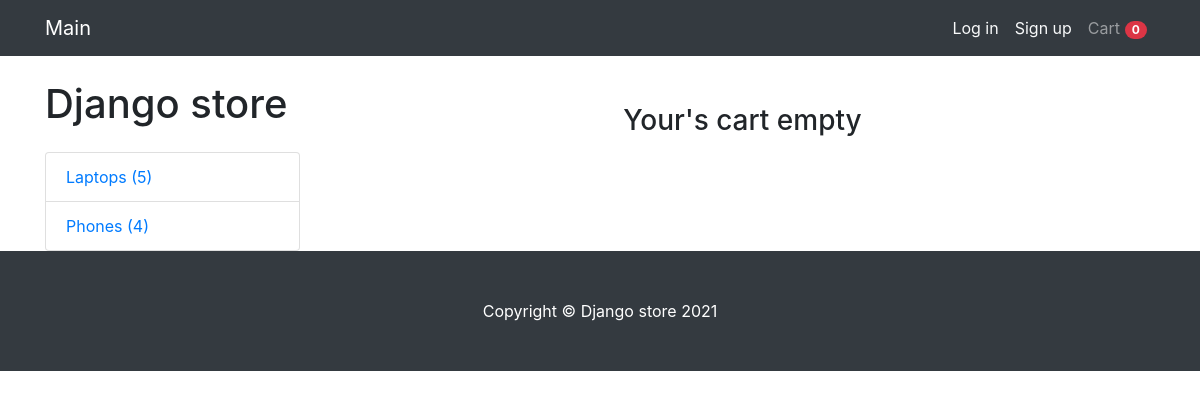
Page /cart/ on the committed database.
### MainApp/models.py (models this page shows, shortened)
class Cart(models.Model):
    owner = models.ForeignKey('Customer', null=True, verbose_name='Owner', on_delete=models.CASCADE)
    products = models.ManyToManyField(CartProduct, blank=True, related_name='related_cart')
    total_products = models.PositiveIntegerField(default=0)
    final_price = models.DecimalField(default=0, max_digits=9, decimal_places=2, verbose_name='Final Prize')
    in_order = models.BooleanField(default=False)
    for_anonymous_user = models.BooleanField(default=False)

class Category(models.Model):
    name = models.CharField(max_length=255, verbose_name='Category name')
    slug = models.SlugField(unique=True)
    objects = CategoryManager()
    def get_absolute_url(self):
        return reverse("category_detail", kwargs={"slug": self.slug})

### MainApp/views.py (the view)
# urls.py: path('cart/', CartView.as_view(), name='cart'),
class CartView(CartMixin, View):
    def get(self, request, *args, **kwargs):
        categories = Category.objects.get_categories_for_left_sidebar()
        context = {
            'cart': self.cart,
            'categories': categories
        }
        return render(request, 'cart.html', context)

### MainApp/mixins.py (called while the page is built)
    def dispatch(self, request, *args, **kwargs):
        if request.user.is_authenticated:
            customer = Customer.objects.filter(user=request.user).first()
            if not customer:
                customer= Customer.objects.create(
                    user=request.user
                )
            cart = Cart.objects.filter(owner=customer, in_order=False).first()
            if not cart:
                cart = Cart.objects.create(owner=customer)
        else:
            cart = Cart.objects.filter(for_anonymous_user=True).first()
            if not cart:
                cart = Cart.objects.create(for_anonymous_user=True)
        self.cart = cart
        return super().dispatch(request, *args, **kwargs)

### MainApp/models.py (called while the page is built)
def get_models_for_count(*model_names):
    return [models.Count(model_name) for model_name in model_names]

    def get_queryset(self):
        return super().get_queryset()

    def get_categories_for_left_sidebar(self):
        models = get_models_for_count('laptop', 'phone')
        qs = list(self.get_queryset().annotate(*models))
        data = [
            dict(name=c.name, url=c.get_absolute_url(), count=getattr(c, self.CATEGORY_NAME_COUNT_NAME[c.name]))
            for c in qs
        ]
        return data

### MainApp/templates/cart.html (shortened to what this page needs)
{% extends 'base.html' %}
{% block content %}
<h3 class="text-center mt-5 mb-5"> Your's cart {% if not cart.products.count %} empty {% endif %}</h3>
{% endblock content %}

### MainApp/templates/base.html (shortened to what this page needs)
<!DOCTYPE html>
<html lang="en">
<head>
  <link rel="stylesheet" href="https://maxcdn.bootstrapcdn.com/bootstrap/4.0.0/css/bootstrap.min.css">
</head>
<body>
  <nav class="navbar navbar-expand-lg navbar-dark bg-dark fixed-top">
    <div class="container">
      <a class="navbar-brand" href="/">Main</a>
      <div class="collapse navbar-collapse" id="navbarResponsive">
        <ul class="navbar-nav ml-auto">
          {% if not request.user.is_authenticated %}
            <li>
              <a class="nav-link text-light" href="{% url 'login' %}"</a>Log in</a>
            </li>
            <li>
              <a class="nav-link text-light" href="{% url 'registration' %}">Sign up</a>
            </li>
          {% endif %}
        </ul>
        <ul class="navbar-nav">
          <li class="nav-item">
            <a class="nav-link" href="{% url 'cart' %}">Cart <span class="badge badge-pill badge-danger">{{ cart.products.count }}</span></a>
          </li>
        </ul>
      </div>
    </div>
  </nav>
  <div class="container">
    <div class="row">
      <div class="col-lg-3">
        <h1 class="my-4">Django store</h1>
        <div class="list-group">
          {% for category in categories %}
          <a href="{{ category.url }}" class="list-group-item">{{ category.name }} ({{ category.count }})</a>
          {% endfor %}
        </div>
      </div>
      <div class="col-lg-9">
        {% block content %}{% endblock content %}
      </div>
    </div>
  </div>
  <footer class="py-5 bg-dark">
    <div class="container">
      <p class="m-0 text-center text-white">Copyright &copy; Django store 2021</p>
    </div>
  </footer>
</body>
</html>

### MainApp/templates/base.html (style rules this page uses)
body { padding-top: 56px; }

### rows in the picture
Cart: products.count "0"
Category: name "Laptops"
Category: name "Phones"

### other values in the picture
{{ category.count }} "5" "4"
